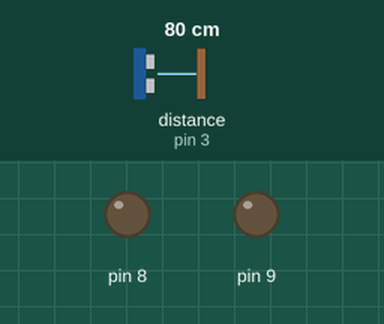
The sketch below on a simulated Arduino Uno, built with avr-gcc and run on an emulated ATmega328P. Shown: output pins drawn as LEDs (lit = HIGH). Wiring (inferred from the names in the program): ultrasonic range finder: trigger pin 2; echo pin 3. The inputs (shaded band) are chosen by the test bench; at power-on: distance to the obstacle (sensor on pin 3) 80 cm. The echo pulse lasts 58.3 µs per cm; pins used as bus, display or sensor lines are not drawn.

Above: at 1.2 s.
1.3 s: distance to the obstacle (sensor on pin 3) set to 2 cm
At 1.9 s:
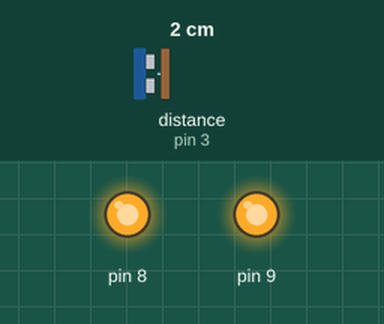
2.8 s: distance to the obstacle (sensor on pin 3) set to 9 cm
4.3 s: distance to the obstacle (sensor on pin 3) set to 12 cm
At 5.4 s:
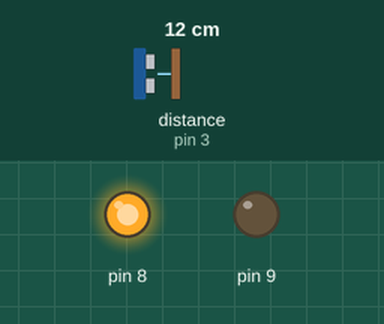
5.8 s: distance to the obstacle (sensor on pin 3) set to 4 cm
At 6.5 s:
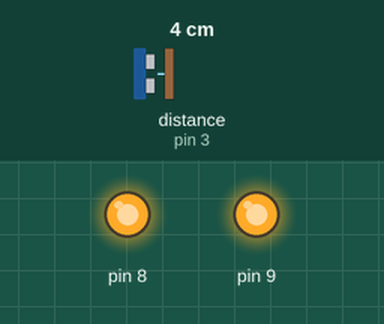
7.3 s: distance to the obstacle (sensor on pin 3) set to 18 cm
At 7.7 s:
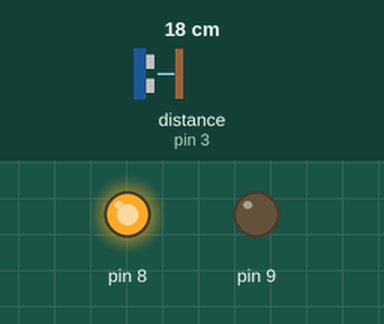
Timing chart, 0 to 9.8 s (numbered marks = the images above; inputs shaded):
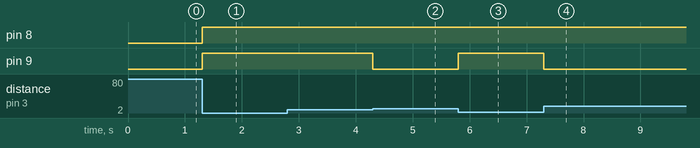

Measured:
- the behaviour switches between 10 and 11 cm on distance to the obstacle (sensor on pin 3) (found by bisection; images 1 and 2)
- after the input at 1.3 s, pin 8, pin 9: LOW → HIGH at once
- after the input at 2.8 s, every drawn part: stays the same
- after the input at 4.3 s, pin 9: HIGH → LOW at once
- after the input at 5.8 s, pin 9: LOW → HIGH at once
- after the input at 7.3 s, pin 9: HIGH → LOW at once

The sketch:

work3_2.ino
```cpp
void setup() {
  pinMode(2,OUTPUT); //trig -> 전압이 HIGH가 되면 초음파 발사
  pinMode(3,INPUT);//Echo-> 이 부분을 통해 초음파가 돌아오는 곳을 감지 , 처음에는 전압이 LOW
  pinMode(8,OUTPUT);
  pinMode(9,OUTPUT);

}

void loop() {
  digitalWrite(2,HIGH);
  delayMicroseconds(10); //아두이노 보드를 일정시간 멈추는 함수
  digitalWrite(2,LOW);

  long duration=pulseIn(3,HIGH);
  if(duration==0){
    return;
  }
  long distance=duration/58.2;

  if(distance<10){
    digitalWrite(8,1);
    digitalWrite(9,1);
  }else if(distance<25){
    digitalWrite(8,1);
    digitalWrite(9,0);
  }else{
    digitalWrite(8,0);
    digitalWrite(9,0);
  }

}
```
